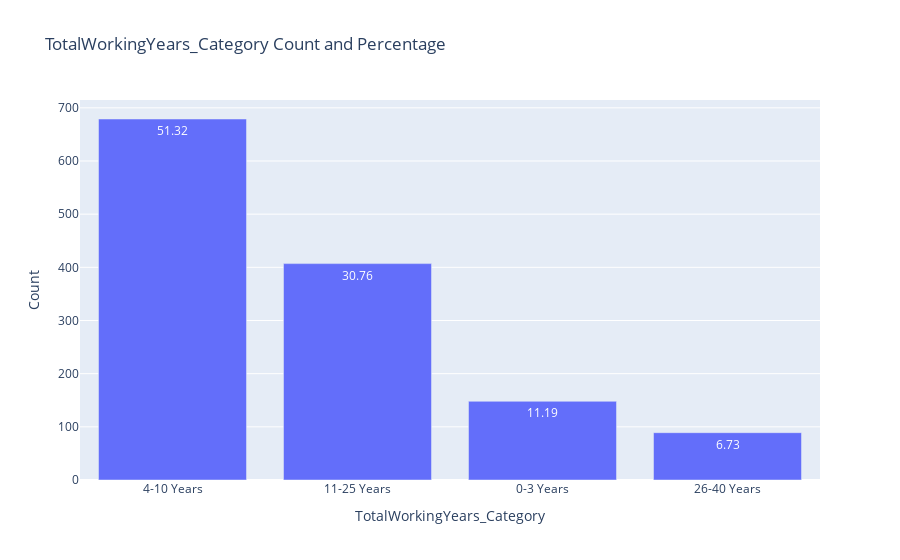

Notebook code cell kept with this figure:
### Code cell
# Display descriptive statistics of 'TotalWorkingYears' column
print("Descriptive statistics of 'TotalWorkingYears' column:")
print(data['TotalWorkingYears'].describe())

# Categorize 'TotalWorkingYears' into '0-3 Years', '4-10 Years', '11-25 Years', '26+ Years' categories
max_working_years = data['TotalWorkingYears'].max()
data['TotalWorkingYears_Category'] = pd.cut(data['TotalWorkingYears'], bins=[-1, 3, 10, 25, max_working_years], labels=['0-3 Years', '4-10 Years', '11-25 Years',  f'26-{max_working_years} Years'])

# Display data with 'TotalWorkingYears' and 'TotalWorkingYears_Category' columns
print("\nData with 'TotalWorkingYears' and 'TotalWorkingYears_Category' columns:")
print(data[['TotalWorkingYears', 'TotalWorkingYears_Category']].head(10))

# Display count and percentage of each category in 'TotalWorkingYears_Category' column
cat_summary_plotly(data, 'TotalWorkingYears_Category')

### Figure 1 — Plotly figure (JSON) as saved in the notebook; plotly's stock layout.template omitted (floating-point values rounded to 4 significant figures)
{"data": [{"alignmentgroup": "True", "hovertemplate": "TotalWorkingYears_Category=%{x}<br>Count=%{y}<br>Percentage=%{text}<extra></extra>", "legendgroup": "", "marker": {"color": "#636efa", "pattern": {"shape": ""}}, "name": "", "offsetgroup": "", "orientation": "v", "showlegend": false, "text": [51.32, 30.76, 11.19, 6.73], "textposition": "auto", "type": "bar", "x": ["4-10 Years", "11-25 Years", "0-3 Years", "26-40 Years"], "xaxis": "x", "y": [679, 407, 148, 89], "yaxis": "y"}], "layout": {"barmode": "relative", "legend": {"tracegroupgap": 0}, "title": {"text": "TotalWorkingYears_Category Count and Percentage"}, "xaxis": {"anchor": "y", "domain": [0, 1], "title": {"text": "TotalWorkingYears_Category"}}, "yaxis": {"anchor": "x", "domain": [0, 1], "title": {"text": "Count"}}}}
